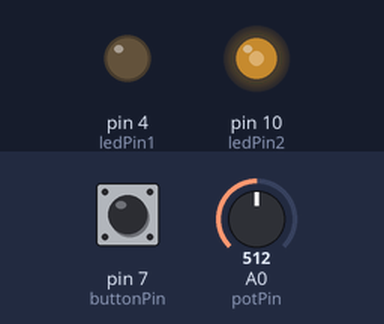
Recording of a sketch running on a simulated Arduino Uno, built with avr-gcc and run on an emulated ATmega328P. Parts: output pins drawn as LEDs (lit = HIGH). Dashed ring = blinking. Inputs (shaded band) come from the test bench; at power-on: pin 7 (buttonPin) HIGH, A0 (potPin) = 512.

Above: at 1.2 s.
1.3 s: pin 7 (buttonPin) pulled LOW for 1 s
At 1.65 s:
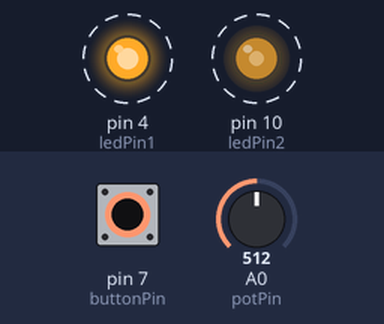
3.9 s: A0 (potPin) set to 306
At 4.6 s:
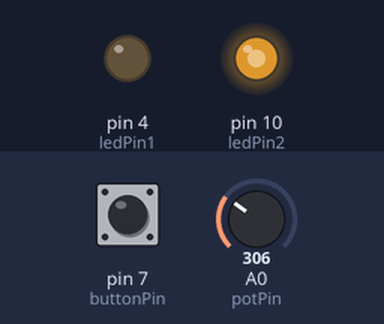
5.4 s: A0 (potPin) set to 122
At 5.9 s:
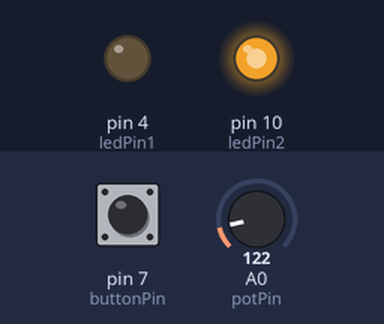
6.9 s: pin 7 (buttonPin) pulled LOW for 0.15 s
At 8.3 s:
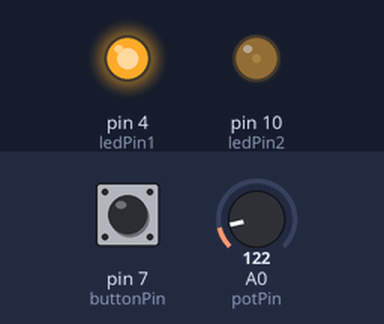
8.6 s: A0 (potPin) set to 0
At 9.7 s:
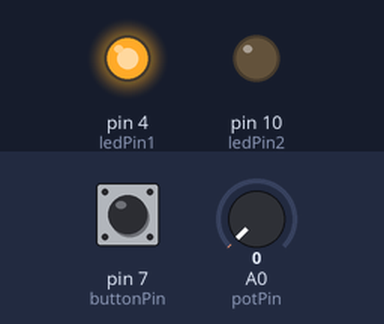
10.1 s: A0 (potPin) set to 511
At 10.9 s:
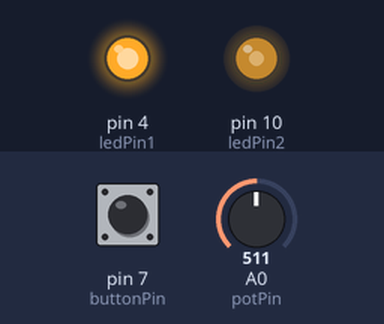
Timing chart, 0 to 12.6 s (numbered marks = the images above; inputs shaded):
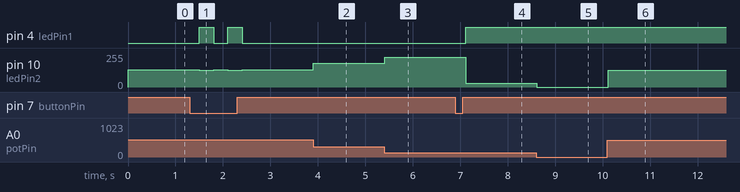

Measured:
- after the input at 1.3 s, pin 4 (ledPin1): alternates HIGH for 0.30 s and LOW for 0.30 s, 4 changes in all, then stays LOW, starting after 0.20 s; pin 10 (ledPin2): alternates 128/255 for 0.30 s and 127/255 for 0.30 s, 4 changes in all, then stays 128/255, starting after 0.20 s
- after the input at 3.9 s, pin 10 (ledPin2): 128/255 → 179/255 at once
- after the input at 5.4 s, pin 10 (ledPin2): 179/255 → 225/255 at once
- after the input at 6.9 s, pin 4 (ledPin1): LOW → HIGH after 0.21 s; pin 10 (ledPin2): 225/255 → 30/255 after 0.21 s
- after the input at 8.6 s, pin 10 (ledPin2): 30/255 → 0/255 at once
- after the input at 10.1 s, pin 10 (ledPin2): 0/255 → 127/255 at once

The sketch:

potenziometro_2led_button.ino
```cpp
const int potPin = A0;     // Collega il potenziometro al pin analogico A0
const int ledPin1 = 4;     // Collega il primo LED al pin digitale 4
const int ledPin2 = 10;    // Collega il secondo LED al pin digitale 10
const int buttonPin = 7;   // Collega il pulsante al pin digitale 7
const int threshold = 512;  // Imposta una soglia a metà del range del potenziometro
const int delayTime = 100;  // Tempo di ritardo in millisecondi (puoi regolare questo valore)

bool inverted = false;  // Flag per tenere traccia dello stato invertito dei LED

void setup() {
  pinMode(ledPin1, OUTPUT);
  pinMode(ledPin2, OUTPUT);
  pinMode(buttonPin, INPUT_PULLUP);  // Configura il pin del pulsante come input con resistenza di pull-up
}

void loop() {
  int potValue = analogRead(potPin);  // Legge il valore del potenziometro (da 0 a 1023)

  // Scala il valore del potenziometro al range del LED (da 0 a 255)
  int scaledValue = map(potValue, 0, 1023, 0, 255);

  // Controlla lo stato del pulsante
  if (digitalRead(buttonPin) == LOW) {  // Pulsante premuto
    inverted = !inverted;  // Inverte lo stato
    delay(200);  // Ritardo per evitare letture multiple mentre il pulsante è premuto
  }

  // Accende i LED in base allo stato invertito
  if (!inverted) {
    analogWrite(ledPin1, scaledValue);
    analogWrite(ledPin2, 255 - scaledValue);
  } else {
    analogWrite(ledPin1, 255 - scaledValue);
    analogWrite(ledPin2, scaledValue);
  }

  delay(delayTime);  // Introduce un ritardo prima di effettuare la prossima lettura del potenziometro
}
```
